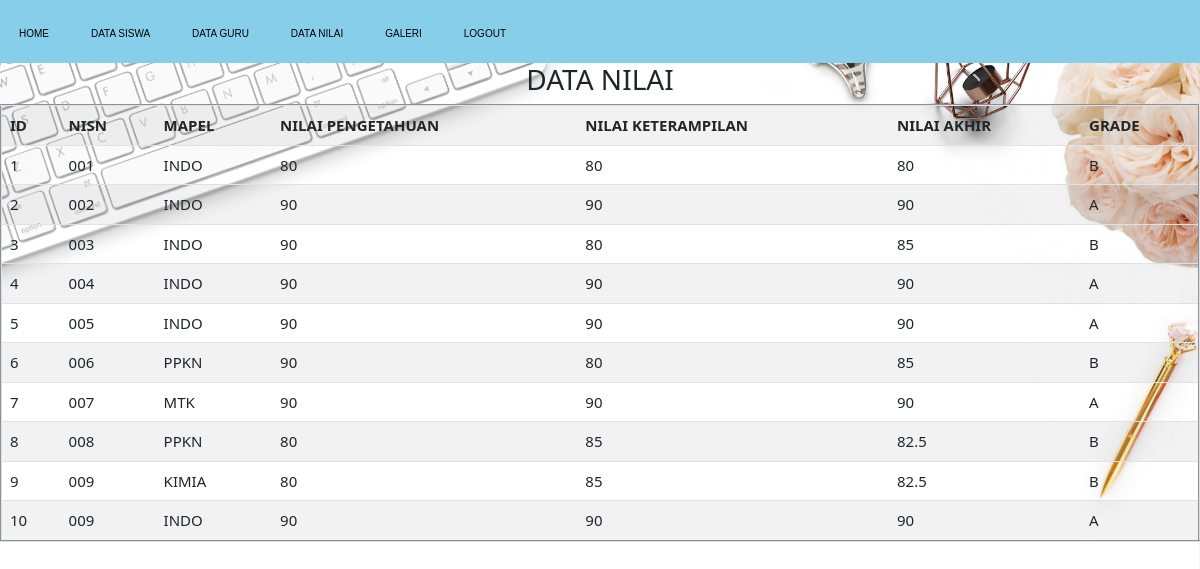
Screenshot of /datanilaiuser.php with the database file from the repository.
### tables this page shows
CREATE TABLE `nilai` (
  `id` int(11) NOT NULL,
  `NISN` varchar(12) NOT NULL,
  `mapel` varchar(15) NOT NULL,
  `nilai1` int(11) NOT NULL,
  `nilai2` int(11) NOT NULL,
  `nilai3` int(11) NOT NULL,
  `siswa_nisn` varchar(12) NOT NULL
);

### datanilaiuser.php (the view, shortened to what this page needs)
<!DOCTYPE html>
<html lang="en">
<head>
    <link rel="stylesheet" href="bootstrap-5.2.3-dist/css/bootstrap.css">
</head>
<body>
<header>
        <ul>
            <li><a href="homesiswa.php">HOME</a></li>
            <li><a href="datasiswauser.php">DATA SISWA</a></li>
            <li><a href="dataguruuser.php">DATA GURU</a></li>
            <li><a href="datanilaiuser.php">DATA NILAI</a></li>
            <li><a href="galeriuser.php">GALERI</a></li>
            <li><a href="logout.php">LOGOUT</a></li>
        </ul>
    </header>
    <?php
            $mysqli = new mysqli("revakbar.rpl-smk4padalarang.my.id","rplsmk4padalaran_revakbar","bZrTpHC6","rplsmk4padalaran_revakbar");
    ?>
    <h3 align="center">DATA NILAI</h3>
    <table class="table table-striped" border="2" align="center">
        <tr>
            <th>ID</th>
            <th>NISN</th>
            <th>MAPEL</th>
            <th>NILAI PENGETAHUAN</th>
            <th>NILAI KETERAMPILAN</th>
            <th>NILAI AKHIR</th>
            <th>GRADE</th>
        </tr>
        <?php
        $ambil = mysqli_query($mysqli,"select * from nilai");
        while($tampil = mysqli_fetch_array($ambil)){
            $A=$tampil['nilai1'];
            $B=$tampil['nilai2'];
            $hasil= ($A+$B)/2;
        if ($hasil>=90){
            $grade = "A";
        }elseif($hasil>=70){
            $grade = "B";
        }else {
        }
        echo "
        <tr>
            <td>$tampil[id]</td>
            <td>$tampil[NISN]</td>
            <td>$tampil[mapel]</td>
            <td>$tampil[nilai1]</td>
            <td>$tampil[nilai2]</td>
            <td>$hasil</td>
            <td>$grade</td>
        </tr>";
        }
        ?>
    </table>
</body>
</html>

### datanilaiuser.php (style rules this page uses)
body { padding : 0; margin : 0; font-size:15px; background-image: url("img/pexels-brand-&-palms-768938.jpg"); background-size:cover; }
ul { list-style-type:none; margin:0; padding:0; overflow:hidden; background-color:rgb(135, 206, 235); position:sticky; }
li { margin:auto; padding: 20px 19px; display: inline-block; }
a { color:black; text-decoration:none; font-size:10px; font-family:sans-serif; }

### rows the page displays
nilai: id "1", NISN "001", mapel "INDO", nilai1 "80", nilai2 "80", grade "B"
nilai: id "2", NISN "002", mapel "INDO", nilai1 "90", nilai2 "90", grade "A"
nilai: id "3", NISN "003", mapel "INDO", nilai1 "90", nilai2 "80", hasil "85", grade "B"
nilai: id "4", NISN "004", mapel "INDO", nilai1 "90", nilai2 "90", grade "A"
nilai: id "5", NISN "005", mapel "INDO", nilai1 "90", nilai2 "90", grade "A"
nilai: id "6", NISN "006", mapel "PPKN", nilai1 "90", nilai2 "80", hasil "85", grade "B"
nilai: id "7", NISN "007", mapel "MTK", nilai1 "90", nilai2 "90", grade "A"
nilai: id "8", NISN "008", mapel "PPKN", nilai1 "80", nilai2 "85", hasil "82.5", grade "B"
nilai: id "9", NISN "009", mapel "KIMIA", nilai1 "80", nilai2 "85", hasil "82.5", grade "B"
nilai: id "10", NISN "009", mapel "INDO", nilai1 "90", nilai2 "90", grade "A"
